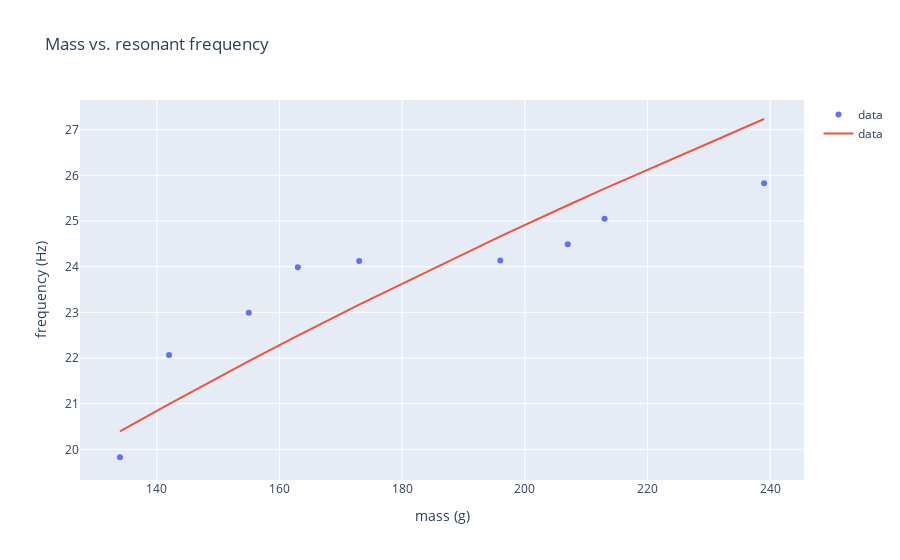

Source (notebook cell):
### Code cell
import plotly.graph_objects as go

trace1 = go.Scatter(
    x = mass_f0['mass'],
    y = mass_f0['resonant_frequency'],
    mode = 'markers',
    name = 'data'
)

trace2 = go.Scatter(
    x = mass_f0['mass'],
    y = fit_function(mass_f0['mass'], fit_params[0]),
    mode = 'lines',
    name = 'data'
)

data = [trace1, trace2]
layout = dict(
    title = 'Mass vs. resonant frequency',
    xaxis = dict(title='mass (g)'),
    yaxis = dict(title='frequency (Hz)')
)

fig = go.Figure(
    data = data,
    layout = layout
)

fig.show()

### Figure 1 — Plotly figure (JSON) as saved in the notebook; plotly's stock layout.template omitted (floating-point values rounded to 4 significant figures)
{"data": [{"mode": "markers", "name": "data", "type": "scatter", "x": [134, 142, 155, 163, 173, 196, 207, 213, 239], "y": [19.83, 22.07, 22.99, 23.99, 24.12, 24.14, 24.49, 25.05, 25.83]}, {"mode": "lines", "name": "data", "type": "scatter", "x": [134, 142, 155, 163, 173, 196, 207, 213, 239], "y": [20.39, 20.99, 21.93, 22.49, 23.17, 24.66, 25.34, 25.71, 27.23]}], "layout": {"title": {"text": "Mass vs. resonant frequency"}, "xaxis": {"title": {"text": "mass (g)"}}, "yaxis": {"title": {"text": "frequency (Hz)"}}}}
